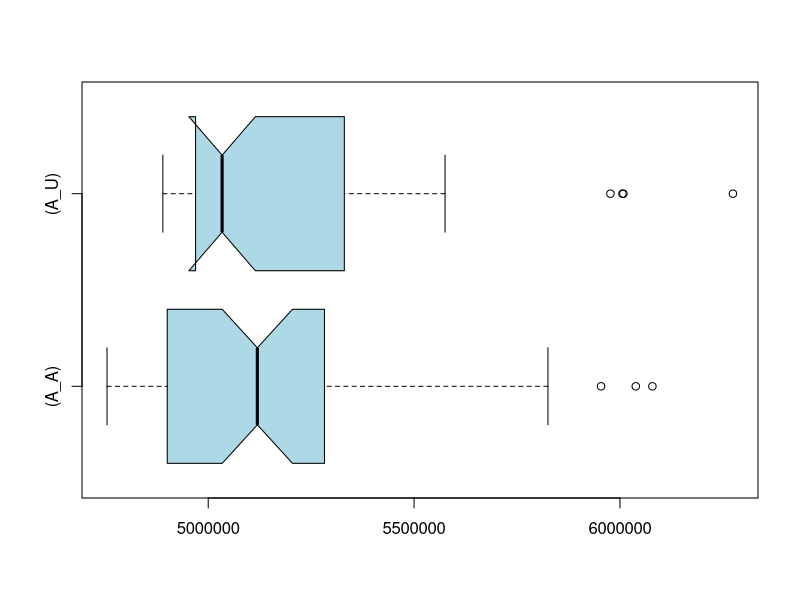

This figure's R source:
if (exists("A_A")) remove("A_A")
if (exists("A_U")) remove("A_U")
if (exists("C_A")) remove("C_A")
if (exists("C_U")) remove("C_U")
A_U<-c(5359424,5482016,6274528,5026759,5019807,5351578,5368603,5239559,5054624,5028554,4950954,4974724,5377874,4982756,5038932,5043164,4978303,6006184,4950519,5018396,6008342,4964581,4940516,5019800,4993358,4979885,4965864,4957455,5575258,4985398,4945808,5976857,5311890,5556277,5330600,4935727,5290084,5203307,5332955,5218931,5227355,5285558,5248833,5230157,4969253,4983920,4892562,4967780,4943536,4889778)
A_A<-c(5954164,5265317,5621740,4862392,4900483,5491332,6038496,5825117,4938203,4986229,4917897,5117262,4845441,4912213,5239726,5033084,4916211,5282366,4912547,4926570,5091374,5469240,4936398,5122853,4867744,4879043,5261839,4853120,4881579,5156051,4867662,4851261,5501818,5277380,5121358,6078818,5197064,5253044,5469362,5765014,5196817,5455185,5197465,5221067,5641688,4775660,4754236,5043046,4855588,4767161)
if (exists("A_U")) boxplot.stats(A_U)
if (exists("A_A")) boxplot.stats(A_A)
if (exists("C_U")) boxplot.stats(C_U)
if (exists("C_A")) boxplot.stats(C_A)
if (exists("A_U")) summary(A_U)
if (exists("A_A")) summary(A_A)
if (exists("C_U")) summary(C_U)
if (exists("C_A")) summary(C_A)
if (exists("A_U")) boxplot(A_A,A_U,col="lightblue",horizontal=TRUE,match=TRUE,names=c("(A_A)","(A_U)"),notch=TRUE)
if (exists("C_U")) boxplot(C_A,C_U,col="lightblue",horizontal=TRUE,match=TRUE,names=c("(C_A)","(C_U)"),notch=TRUE)
